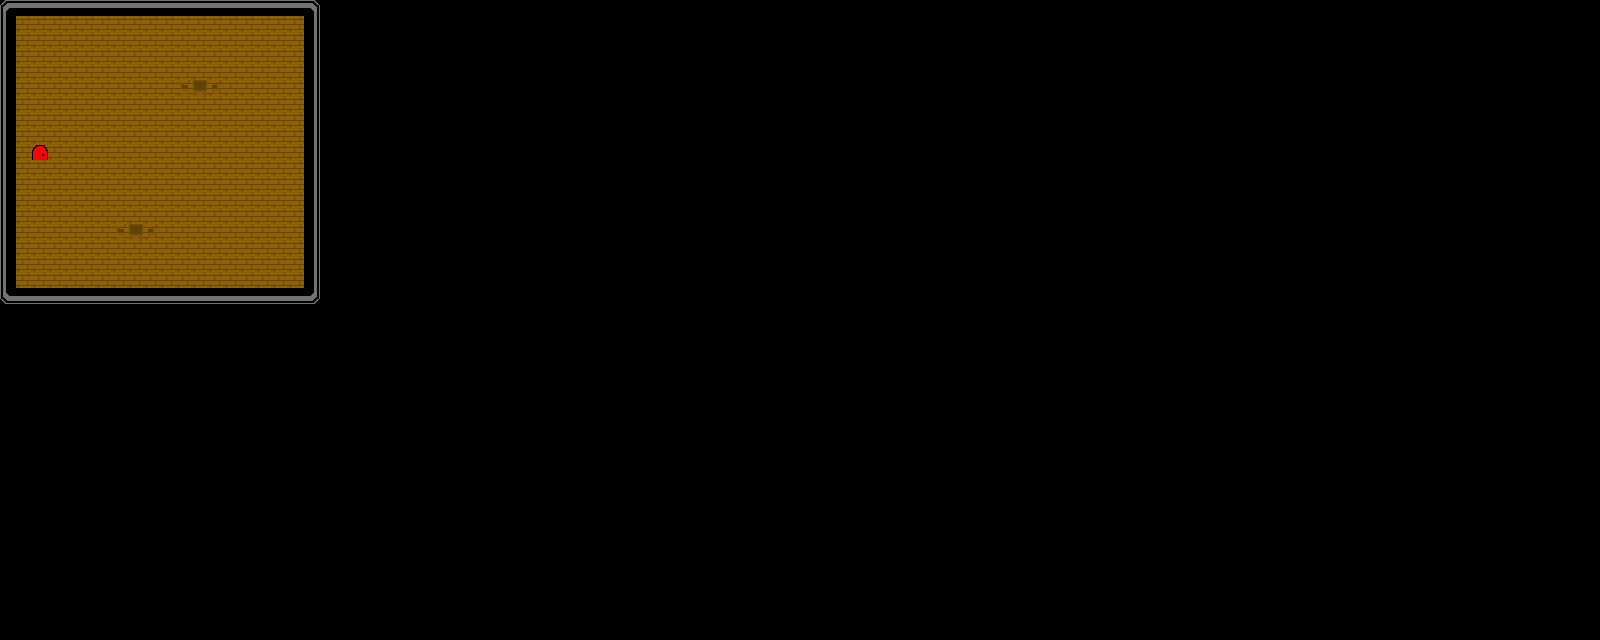

Below is a game level as drawn by its tile map, then a one-line description and the .tmx that defines it (tile-layer data replaced by summaries):
An orthogonal 100x40 tile map with 16x16 px tiles, 4 tile layers (Wall, Floor, Table, Door), 2 tilesets and 2 objects (ogSpawn, Key).

<map version="1.10" tiledversion="1.10.1" orientation="orthogonal" renderorder="right-down" width="100" height="40" tilewidth="16" tileheight="16" infinite="0" nextlayerid="7" nextobjectid="11">
 <editorsettings>
  <export target="levelone_building.json" format="json" />
 </editorsettings>
 <tileset firstgid="1" name="PulpFiction_packed" tilewidth="16" tileheight="16" tilecount="100" columns="10">
  <image source="../img/PulpFiction_packed.png" width="160" height="160" />
  <tile id="0">
   <properties>
    <property name="collides" type="bool" value="false" />
   </properties>
  </tile>
  <tile id="1">
   <properties>
    <property name="collides" type="bool" value="false" />
   </properties>
  </tile>
  <tile id="2">
   <properties>
    <property name="collides" type="bool" value="false" />
   </properties>
  </tile>
  <tile id="3">
   <properties>
    <property name="collides" type="bool" value="false" />
   </properties>
  </tile>
  <tile id="4">
   <properties>
    <property name="collides" type="bool" value="false" />
   </properties>
  </tile>
  <tile id="5">
   <properties>
    <property name="collides" type="bool" value="false" />
   </properties>
  </tile>
  <tile id="6">
   <properties>
    <property name="collides" type="bool" value="true" />
   </properties>
  </tile>
  <tile id="7">
   <properties>
    <property name="collides" type="bool" value="true" />
   </properties>
  </tile>
  <tile id="8">
   <properties>
    <property name="collides" type="bool" value="true" />
   </properties>
  </tile>
  <tile id="9">
   <properties>
    <property name="collides" type="bool" value="true" />
   </properties>
  </tile>
  <tile id="10">
   <properties>
    <property name="collides" type="bool" value="true" />
   </properties>
  </tile>
  <tile id="11">
   <properties>
    <property name="collides" type="bool" value="false" />
   </properties>
  </tile>
  <tile id="12">
   <properties>
    <property name="collides" type="bool" value="false" />
   </properties>
  </tile>
  <tile id="13">
   <properties>
    <property name="collides" type="bool" value="false" />
   </properties>
  </tile>
  <tile id="14">
   <properties>
    <property name="collides" type="bool" value="false" />
   </properties>
  </tile>
  <tile id="15">
   <properties>
    <property name="collides" type="bool" value="false" />
   </properties>
  </tile>
  <tile id="16">
   <properties>
    <property name="collides" type="bool" value="true" />
   </properties>
  </tile>
  <tile id="17">
   <properties>
    <property name="collides" type="bool" value="true" />
   </properties>
  </tile>
  <tile id="18">
   <properties>
    <property name="collides" type="bool" value="true" />
   </properties>
  </tile>
  <tile id="19">
   <properties>
    <property name="collides" type="bool" value="true" />
   </properties>
  </tile>
  <tile id="20">
   <properties>
    <property name="collides" type="bool" value="false" />
   </properties>
  </tile>
  <tile id="21">
   <properties>
    <property name="collides" type="bool" value="false" />
   </properties>
  </tile>
  <tile id="22">
   <properties>
    <property name="collides" type="bool" value="false" />
   </properties>
  </tile>
  <tile id="23">
   <properties>
    <property name="collides" type="bool" value="false" />
   </properties>
  </tile>
  <tile id="24">
   <properties>
    <property name="collides" type="bool" value="false" />
   </properties>
  </tile>
  <tile id="25">
   <properties>
    <property name="collides" type="bool" value="false" />
   </properties>
  </tile>
  <tile id="26">
   <properties>
    <property name="collides" type="bool" value="false" />
   </properties>
  </tile>
  <tile id="27">
   <properties>
    <property name="collides" type="bool" value="false" />
   </properties>
  </tile>
  <tile id="28">
   <properties>
    <property name="collides" type="bool" value="false" />
   </properties>
  </tile>
  <tile id="29">
   <properties>
    <property name="collides" type="bool" value="false" />
   </properties>
  </tile>
  <tile id="30">
   <properties>
    <property name="collides" type="bool" value="false" />
   </properties>
  </tile>
  <tile id="31">
   <properties>
    <property name="collides" type="bool" value="false" />
   </properties>
  </tile>
  <tile id="32">
   <properties>
    <property name="collides" type="bool" value="false" />
   </properties>
  </tile>
  <tile id="33">
   <properties>
    <property name="collides" type="bool" value="false" />
   </properties>
  </tile>
  <tile id="34">
   <properties>
    <property name="collides" type="bool" value="false" />
   </properties>
  </tile>
  <tile id="35">
   <properties>
    <property name="collides" type="bool" value="false" />
   </properties>
  </tile>
  <tile id="36">
   <properties>
    <property name="collides" type="bool" value="false" />
   </properties>
  </tile>
  <tile id="37">
   <properties>
    <property name="collides" type="bool" value="false" />
   </properties>
  </tile>
  <tile id="38">
   <properties>
    <property name="collides" type="bool" value="false" />
   </properties>
  </tile>
  <tile id="39">
   <properties>
    <property name="collides" type="bool" value="false" />
   </properties>
  </tile>
  <tile id="40">
   <properties>
    <property name="collides" type="bool" value="false" />
   </properties>
  </tile>
  <tile id="41">
   <properties>
    <property name="collides" type="bool" value="false" />
   </properties>
  </tile>
  <tile id="42">
   <properties>
    <property name="collides" type="bool" value="false" />
   </properties>
  </tile>
  <tile id="43">
   <properties>
    <property name="collides" type="bool" value="false" />
   </properties>
  </tile>
  <tile id="44">
   <properties>
    <property name="collides" type="bool" value="false" />
   </properties>
  </tile>
  <tile id="45">
   <properties>
    <property name="collides" type="bool" value="false" />
   </properties>
  </tile>
  <tile id="46">
   <properties>
    <property name="collides" type="bool" value="false" />
   </properties>
  </tile>
  <tile id="47">
   <properties>
    <property name="collides" type="bool" value="false" />
   </properties>
  </tile>
  <tile id="48">
   <properties>
    <property name="collides" type="bool" value="false" />
   </properties>
  </tile>
  <tile id="49">
   <properties>
    <property name="collides" type="bool" value="false" />
   </properties>
  </tile>
  <tile id="50">
   <properties>
    <property name="collides" type="bool" value="false" />
   </properties>
  </tile>
  <tile id="51">
   <properties>
    <property name="collides" type="bool" value="false" />
   </properties>
  </tile>
  <tile id="52">
   <properties>
    <property name="collides" type="bool" value="true" />
   </properties>
  </tile>
  <tile id="53">
   <properties>
    <property name="collides" type="bool" value="true" />
   </properties>
  </tile>
  <tile id="54">
   <properties>
    <property name="collides" type="bool" value="false" />
   </properties>
  </tile>
  <tile id="55">
   <properties>
    <property name="collides" type="bool" value="false" />
   </properties>
  </tile>
  <tile id="56">
   <properties>
    <property name="collides" type="bool" value="false" />
   </properties>
  </tile>
  <tile id="57">
   <properties>
    <property name="collides" type="bool" value="false" />
   </properties>
  </tile>
  <tile id="58">
   <properties>
    <property name="collides" type="bool" value="false" />
   </properties>
  </tile>
  <tile id="59">
   <properties>
    <property name="collides" type="bool" value="false" />
   </properties>
  </tile>
  <tile id="60">
   <properties>
    <property name="collides" type="bool" value="false" />
   </properties>
  </tile>
  <tile id="61">
   <properties>
    <property name="collides" type="bool" value="false" />
   </properties>
  </tile>
  <tile id="62">
   <properties>
    <property name="collides" type="bool" value="false" />
   </properties>
  </tile>
  <tile id="63">
   <properties>
    <property name="collides" type="bool" value="false" />
   </properties>
  </tile>
  <tile id="64">
   <properties>
    <property name="collides" type="bool" value="false" />
   </properties>
  </tile>
  <tile id="65">
   <properties>
    <property name="collides" type="bool" value="false" />
   </properties>
  </tile>
  <tile id="66">
   <properties>
    <property name="collides" type="bool" value="false" />
   </properties>
  </tile>
  <tile id="67">
   <properties>
    <property name="collides" type="bool" value="false" />
   </properties>
  </tile>
  <tile id="68">
   <properties>
    <property name="collides" type="bool" value="false" />
   </properties>
  </tile>
  <tile id="69">
   <properties>
    <property name="collides" type="bool" value="false" />
   </properties>
  </tile>
  <tile id="70">
   <properties>
    <property name="collides" type="bool" value="false" />
   </properties>
  </tile>
  <tile id="71">
   <properties>
    <property name="collides" type="bool" value="false" />
   </properties>
  </tile>
  <tile id="72">
   <properties>
    <property name="collides" type="bool" value="false" />
   </properties>
  </tile>
  <tile id="73">
   <properties>
    <property name="collides" type="bool" value="false" />
   </properties>
  </tile>
  <tile id="74">
   <properties>
    <property name="collides" type="bool" value="false" />
   </properties>
  </tile>
  <tile id="75">
   <properties>
    <property name="collides" type="bool" value="false" />
   </properties>
  </tile>
  <tile id="76">
   <properties>
    <property name="collides" type="bool" value="false" />
   </properties>
  </tile>
  <tile id="77">
   <properties>
    <property name="collides" type="bool" value="false" />
   </properties>
  </tile>
  <tile id="78">
   <properties>
    <property name="collides" type="bool" value="false" />
   </properties>
  </tile>
  <tile id="79">
   <properties>
    <property name="collides" type="bool" value="false" />
   </properties>
  </tile>
  <tile id="80">
   <properties>
    <property name="collides" type="bool" value="false" />
   </properties>
  </tile>
  <tile id="81">
   <properties>
    <property name="collides" type="bool" value="false" />
   </properties>
  </tile>
  <tile id="82">
   <properties>
    <property name="collides" type="bool" value="false" />
   </properties>
  </tile>
  <tile id="83">
   <properties>
    <property name="collides" type="bool" value="false" />
   </properties>
  </tile>
  <tile id="84">
   <properties>
    <property name="collides" type="bool" value="false" />
   </properties>
  </tile>
  <tile id="85">
   <properties>
    <property name="collides" type="bool" value="false" />
   </properties>
  </tile>
  <tile id="86">
   <properties>
    <property name="collides" type="bool" value="false" />
   </properties>
  </tile>
  <tile id="87">
   <properties>
    <property name="collides" type="bool" value="false" />
   </properties>
  </tile>
  <tile id="88">
   <properties>
    <property name="collides" type="bool" value="false" />
   </properties>
  </tile>
  <tile id="89">
   <properties>
    <property name="collides" type="bool" value="false" />
   </properties>
  </tile>
  <tile id="90">
   <properties>
    <property name="collides" type="bool" value="false" />
   </properties>
  </tile>
  <tile id="91">
   <properties>
    <property name="collides" type="bool" value="false" />
   </properties>
  </tile>
  <tile id="92">
   <properties>
    <property name="collides" type="bool" value="false" />
   </properties>
  </tile>
  <tile id="93">
   <properties>
    <property name="collides" type="bool" value="false" />
   </properties>
  </tile>
  <tile id="94">
   <properties>
    <property name="collides" type="bool" value="false" />
   </properties>
  </tile>
  <tile id="95">
   <properties>
    <property name="collides" type="bool" value="false" />
   </properties>
  </tile>
  <tile id="96">
   <properties>
    <property name="collides" type="bool" value="false" />
   </properties>
  </tile>
  <tile id="97">
   <properties>
    <property name="collides" type="bool" value="false" />
   </properties>
  </tile>
  <tile id="98">
   <properties>
    <property name="collides" type="bool" value="false" />
   </properties>
  </tile>
  <tile id="99">
   <properties>
    <property name="collides" type="bool" value="false" />
   </properties>
  </tile>
 </tileset>
 <tileset firstgid="101" name="colored_transparent_packed" tilewidth="16" tileheight="16" tilecount="1056" columns="48">
  <image source="../img/colored_transparent_packed.png" width="768" height="352" />
 </tileset>
 <layer id="1" name="Wall" width="100" height="40">
  <data>[4000 cells, 74 non-empty, 7 distinct tile ids]</data>
 </layer>
 <layer id="2" name="Floor" width="100" height="40">
  <data>[4000 cells, 306 non-empty, 1 distinct tile ids]</data>
 </layer>
 <layer id="5" name="Table" width="100" height="40">
  <data>[4000 cells, 6 non-empty, 2 distinct tile ids]</data>
 </layer>
 <layer id="3" name="Door" width="100" height="40">
  <data>[4000 cells, 1 non-empty, 1 distinct tile ids]</data>
 </layer>
 <objectgroup id="4" name="Spawns">
  <object id="1" name="ogSpawn" x="39.5455" y="167.909">
   <point />
  </object>
 </objectgroup>
 <objectgroup id="6" name="Objects">
  <object id="8" name="Key" gid="661" x="174.5" y="162" width="16" height="16" />
 </objectgroup>
</map>
